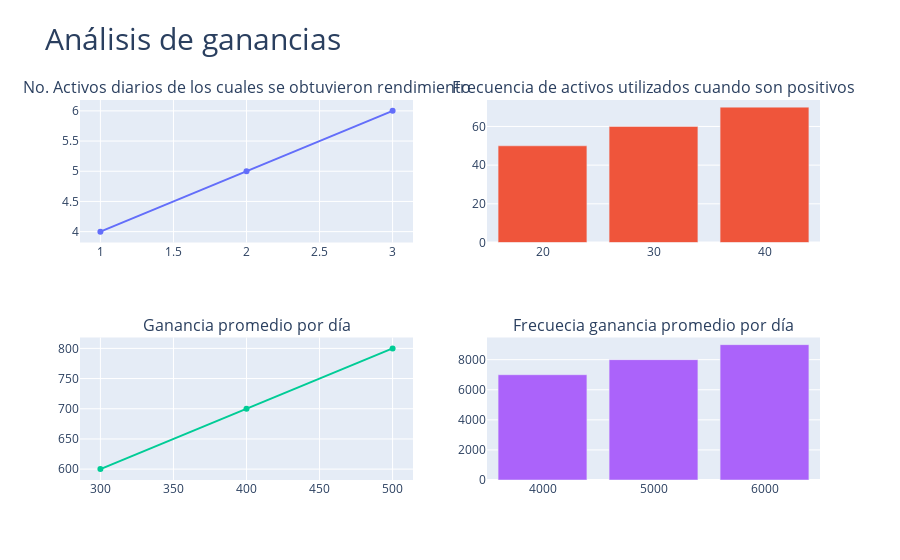

The code cell stored with this chart in its notebook:
### Code cell
# FALTA PONER EJES
# CENTRAR TITULO
# CAMBIAR TAMAÑO DE GRAFICOS
# CAMBIAR INFO(X,Y)


fig = make_subplots(rows=2, cols=2, subplot_titles=("No. Activos diarios de los cuales se obtuvieron rendimiento",
                                                   "Frecuencia de activos utilizados cuando son positivos",
                                                   "Ganancia promedio por día",
                                                   "Frecuecia ganancia promedio por día"));



fig.add_trace(go.Scatter(x=[1, 2, 3], y=[4, 5, 6]),
              row=1, col=1)

fig.add_trace(go.Bar(x=[20, 30, 40], y=[50, 60, 70]),
              row=1, col=2)

fig.add_trace(go.Scatter(x=[300, 400, 500], y=[600, 700, 800]),
              row=2, col=1)

fig.add_trace(go.Bar(x=[4000, 5000, 6000], y=[7000, 8000, 9000]),
              row=2, col=2)

fig.update_layout(showlegend = False,
                  title_text = "Análisis de ganancias",
                  title_font_size = 30)

fig.show()

### Figure 1 — Plotly figure (JSON) as saved in the notebook; plotly's stock layout.template omitted (floating-point values rounded to 4 significant figures)
{"data": [{"type": "scatter", "x": [1, 2, 3], "xaxis": "x", "y": [4, 5, 6], "yaxis": "y"}, {"type": "bar", "x": [20, 30, 40], "xaxis": "x2", "y": [50, 60, 70], "yaxis": "y2"}, {"type": "scatter", "x": [300, 400, 500], "xaxis": "x3", "y": [600, 700, 800], "yaxis": "y3"}, {"type": "bar", "x": [4000, 5000, 6000], "xaxis": "x4", "y": [7000, 8000, 9000], "yaxis": "y4"}], "layout": {"annotations": [{"font": {"size": 16}, "showarrow": false, "text": "No. Activos diarios de los cuales se obtuvieron rendimiento", "x": 0.225, "xanchor": "center", "xref": "paper", "y": 1, "yanchor": "bottom", "yref": "paper"}, {"font": {"size": 16}, "showarrow": false, "text": "Frecuencia de activos utilizados cuando son positivos", "x": 0.775, "xanchor": "center", "xref": "paper", "y": 1, "yanchor": "bottom", "yref": "paper"}, {"font": {"size": 16}, "showarrow": false, "text": "Ganancia promedio por día", "x": 0.225, "xanchor": "center", "xref": "paper", "y": 0.375, "yanchor": "bottom", "yref": "paper"}, {"font": {"size": 16}, "showarrow": false, "text": "Frecuecia ganancia promedio por día", "x": 0.775, "xanchor": "center", "xref": "paper", "y": 0.375, "yanchor": "bottom", "yref": "paper"}], "showlegend": false, "title": {"font": {"size": 30}, "text": "Análisis de ganancias"}, "xaxis": {"anchor": "y", "domain": [0, 0.45]}, "xaxis2": {"anchor": "y2", "domain": [0.55, 1]}, "xaxis3": {"anchor": "y3", "domain": [0, 0.45]}, "xaxis4": {"anchor": "y4", "domain": [0.55, 1]}, "yaxis": {"anchor": "x", "domain": [0.625, 1]}, "yaxis2": {"anchor": "x2", "domain": [0.625, 1]}, "yaxis3": {"anchor": "x3", "domain": [0, 0.375]}, "yaxis4": {"anchor": "x4", "domain": [0, 0.375]}}}
